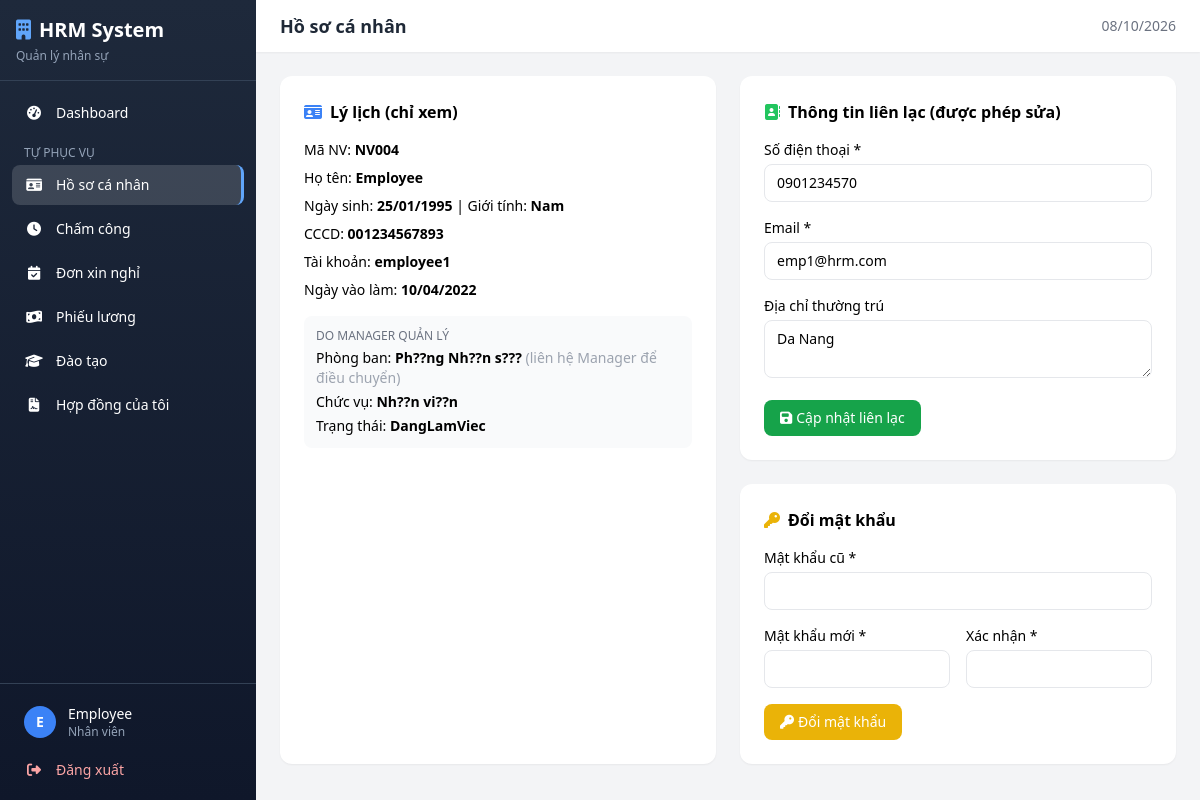
/hrm/index.php?page=hosocanhan (signed in), run on an earlier commit of the app's database.
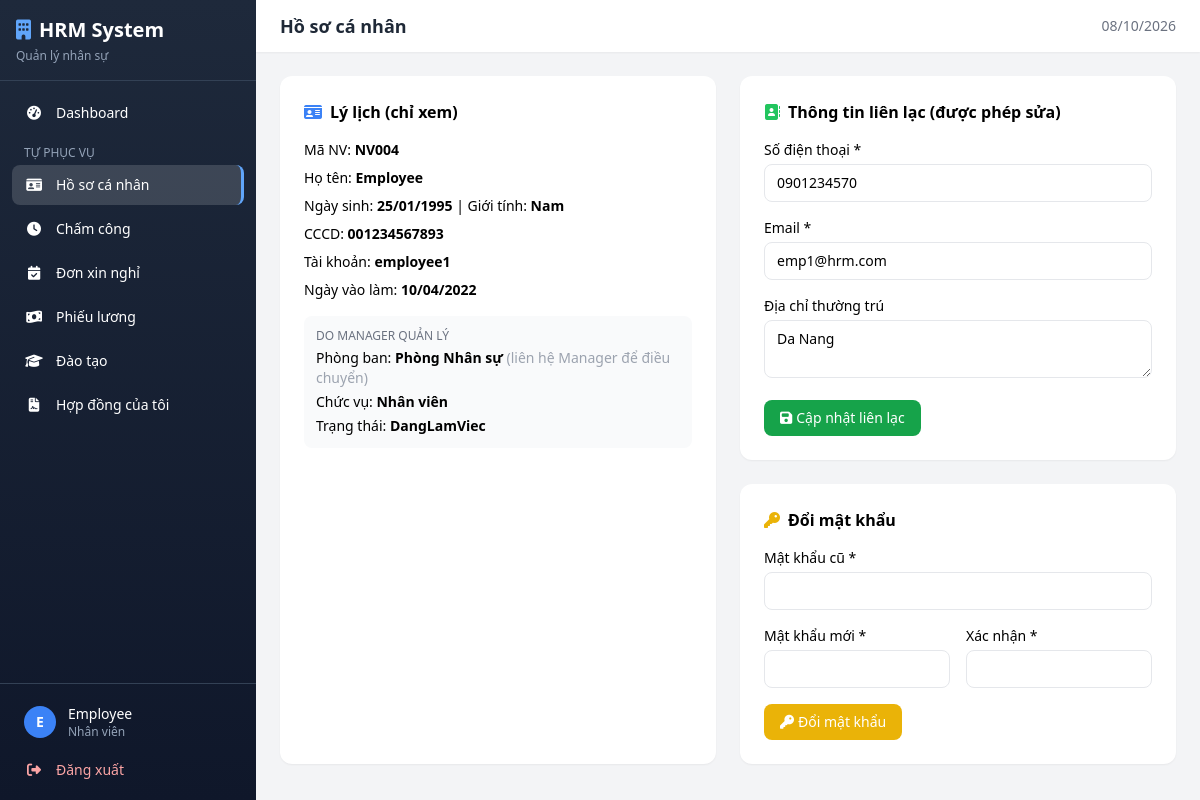
And on a later commit of the database.
### tables this page shows
CREATE TABLE `nhanvien` (
  `MaNV` varchar(20) NOT NULL,
  `HoVaTen` varchar(100) NOT NULL,
  `NgaySinh` date NOT NULL,
  `GioiTinh` enum('Nam','Nu','Khac') NOT NULL,
  `CCCD` varchar(20) NOT NULL,
  `SoDienThoai` varchar(15) NOT NULL,
  `Email` varchar(100) NOT NULL,
  `DiaChiThuongTru` text DEFAULT NULL,
  `MaPhongBan` varchar(20) DEFAULT NULL,
  `MaChucVu` varchar(20) DEFAULT NULL,
  `MaTaiKhoan` int(11) DEFAULT NULL,
  `TrangThaiLamViec` enum('DangLamViec','NghiPhep','DaNghiViec') DEFAULT 'DangLamViec',
  `NgayVaoLam` date NOT NULL,
  PRIMARY KEY (`MaNV`),
  UNIQUE KEY `CCCD` (`CCCD`),
  UNIQUE KEY `Email` (`Email`),
  UNIQUE KEY `MaTaiKhoan` (`MaTaiKhoan`),
  KEY `MaPhongBan` (`MaPhongBan`),
  KEY `MaChucVu` (`MaChucVu`),
  CONSTRAINT `nhanvien_ibfk_1` FOREIGN KEY (`MaPhongBan`) REFERENCES `phongban` (`MaPhongBan`) ON DELETE SET NULL,
  CONSTRAINT `nhanvien_ibfk_2` FOREIGN KEY (`MaChucVu`) REFERENCES `chucvu` (`MaChucVu`) ON DELETE SET NULL,
  CONSTRAINT `nhanvien_ibfk_3` FOREIGN KEY (`MaTaiKhoan`) REFERENCES `taikhoan` (`MaTaiKhoan`) ON DELETE SET NULL
);

CREATE TABLE `phongban` (
  `MaPhongBan` varchar(20) NOT NULL,
  `TenPhongBan` varchar(100) NOT NULL,
  PRIMARY KEY (`MaPhongBan`)
);

CREATE TABLE `chucvu` (
  `MaChucVu` varchar(20) NOT NULL,
  `TenChucVu` varchar(100) NOT NULL,
  PRIMARY KEY (`MaChucVu`)
);

CREATE TABLE `taikhoan` (
  `MaTaiKhoan` int(11) NOT NULL AUTO_INCREMENT,
  `TenDangNhap` varchar(50) NOT NULL,
  `MatKhau` varchar(255) NOT NULL,
  `VaiTro` enum('Admin','Manager','Employee') NOT NULL DEFAULT 'Employee',
  `TrangThai` tinyint(4) DEFAULT 1,
  `NgayTao` datetime DEFAULT current_timestamp(),
  PRIMARY KEY (`MaTaiKhoan`),
  UNIQUE KEY `TenDangNhap` (`TenDangNhap`)
);

### hrm/includes/auth.php (called while the page is built, shortened)
<?php
function formatDate($date) {
    return date('d/m/Y', strtotime($date));
}

### hrm/pages/hosocanhan.php (the view, shortened to what this page needs)
<?php
$maNV = getMaNV();
$stmt = $pdo->prepare("SELECT n.*, pb.TenPhongBan, cv.TenChucVu, t.TenDangNhap FROM NhanVien n LEFT JOIN PhongBan pb ON n.MaPhongBan=pb.MaPhongBan LEFT JOIN ChucVu cv ON n.MaChucVu=cv.MaChucVu LEFT JOIN TaiKhoan t ON n.MaTaiKhoan=t.MaTaiKhoan WHERE n.MaNV=?");
$stmt->execute([$maNV]);
$nv = $stmt->fetch();
?>
<div class="grid grid-cols-1 lg:grid-cols-2 gap-6">
    <div class="bg-white rounded-xl shadow-sm p-6">
        <h3 class="font-semibold mb-4"><i class="fas fa-id-card text-blue-500 mr-2"></i>Lý lịch (chỉ xem)</h3>
        <div class="space-y-2 text-sm">
            <p>Mã NV: <b><?= htmlspecialchars($nv['MaNV']) ?></b></p>
            <p>Họ tên: <b><?= htmlspecialchars($nv['HoVaTen']) ?></b></p>
            <p>Ngày sinh: <b><?= formatDate($nv['NgaySinh']) ?></b> | Giới tính: <b><?= $nv['GioiTinh'] ?></b></p>
            <p>CCCD: <b><?= htmlspecialchars($nv['CCCD']) ?></b></p>
            <p>Tài khoản: <b><?= htmlspecialchars($nv['TenDangNhap'] ?? 'N/A') ?></b></p>
            <p>Ngày vào làm: <b><?= formatDate($nv['NgayVaoLam']) ?></b></p>
        </div>
        <div class="mt-4 p-3 bg-gray-50 rounded-lg text-sm space-y-1">
            <p class="text-gray-500 text-xs uppercase font-medium">Do Manager quản lý</p>
            <p>Phòng ban: <b><?= htmlspecialchars($nv['TenPhongBan'] ?? 'N/A') ?></b> <span class="text-gray-400">(liên hệ Manager để điều chuyển)</span></p>
            <p>Chức vụ: <b><?= htmlspecialchars($nv['TenChucVu'] ?? 'N/A') ?></b></p>
            <p>Trạng thái: <b><?= $nv['TrangThaiLamViec'] ?></b></p>
        </div>
    </div>
    <div class="space-y-6">
        <div class="bg-white rounded-xl shadow-sm p-6">
            <h3 class="font-semibold mb-4"><i class="fas fa-address-book text-green-500 mr-2"></i>Thông tin liên lạc (được phép sửa)</h3>
            <form method="POST" class="space-y-4">
                <div><label class="block text-sm font-medium mb-1">Số điện thoại *</label><input name="so_dien_thoai" value="<?= htmlspecialchars($nv['SoDienThoai']) ?>" required class="w-full border rounded-lg px-3 py-2 text-sm"></div>
                <div><label class="block text-sm font-medium mb-1">Email *</label><input type="email" name="email" value="<?= htmlspecialchars($nv['Email']) ?>" required class="w-full border rounded-lg px-3 py-2 text-sm"></div>
                <div><label class="block text-sm font-medium mb-1">Địa chỉ thường trú</label><textarea name="dia_chi" rows="2" class="w-full border rounded-lg px-3 py-2 text-sm"><?= htmlspecialchars($nv['DiaChiThuongTru'] ?? '') ?></textarea></div>
                <button class="bg-green-600 hover:bg-green-700 text-white px-4 py-2 rounded-lg text-sm"><i class="fas fa-save mr-1"></i>Cập nhật liên lạc</button>
            </form>
        </div>
        <div class="bg-white rounded-xl shadow-sm p-6">
            <h3 class="font-semibold mb-4"><i class="fas fa-key text-yellow-500 mr-2"></i>Đổi mật khẩu</h3>
            <form method="POST" class="space-y-4">
                <div><label class="block text-sm font-medium mb-1">Mật khẩu cũ *</label><input type="password" name="mat_khau_cu" required class="w-full border rounded-lg px-3 py-2 text-sm"></div>
                <div class="grid grid-cols-2 gap-4">
                    <div><label class="block text-sm font-medium mb-1">Mật khẩu mới *</label><input type="password" name="mat_khau_moi" required class="w-full border rounded-lg px-3 py-2 text-sm"></div>
                    <div><label class="block text-sm font-medium mb-1">Xác nhận *</label><input type="password" name="mat_khau_xn" required class="w-full border rounded-lg px-3 py-2 text-sm"></div>
                </div>
                <button class="bg-yellow-500 hover:bg-yellow-600 text-white px-4 py-2 rounded-lg text-sm"><i class="fas fa-key mr-1"></i>Đổi mật khẩu</button>
            </form>
        </div>
    </div>
</div>

What changed in the data, as far as the page shows it:
changed through a linked row, nhanvien "NV004": MaPhongBan.TenPhongBan "Ph??ng Nh??n s???" → "Phòng Nhân sự"; MaChucVu.TenChucVu "Nh??n vi??n" → "Nhân viên"
